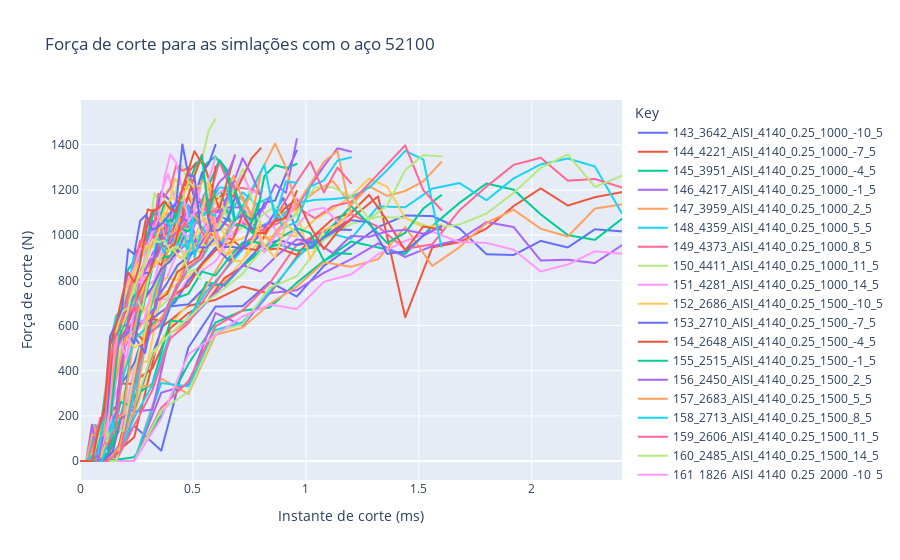

The code cell stored with this chart in its notebook:
### Code cell
import plotly.express as px

fig = px.line(df_pivoted_2[df_pivoted_2["material"]=="AISI_4140"], x="x", y="y", color='Key',
                            labels={
                     "y": "Força de corte (N)",
                     "x": "Instante de corte (ms)",
                 },
                title="Força de corte para as simlações com o aço 52100")
fig.show()
